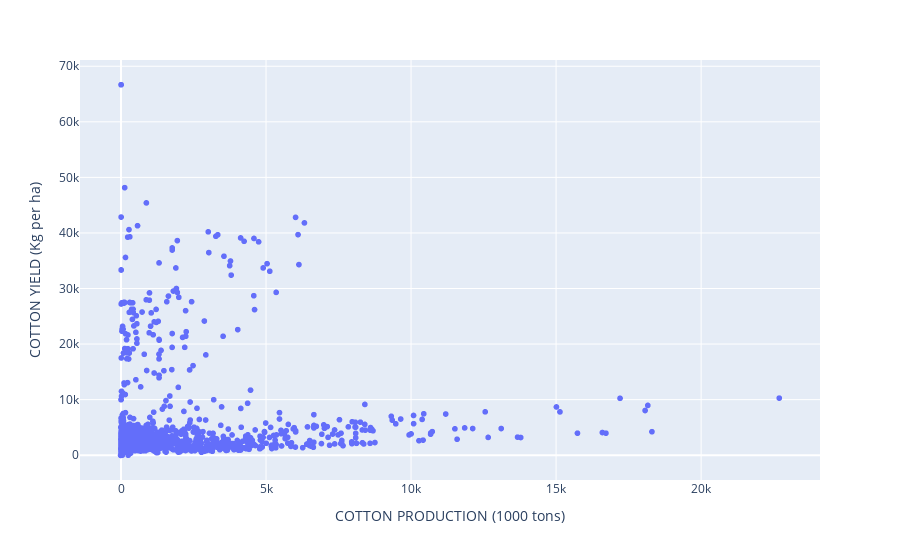

The code cell stored with this chart in its notebook:
### Code cell
fig = px.scatter(india_train, x="COTTON PRODUCTION (1000 tons)", y="COTTON YIELD (Kg per ha)")
fig.show()

### Figure 1 — Plotly figure (JSON) as saved in the notebook; plotly's stock layout.template omitted (floating-point values rounded to 4 significant figures; data arrays with more than 128 entries replaced by an {"elided": "..."} marker saying what was removed)
{"data": [{"hovertemplate": "COTTON PRODUCTION (1000 tons)=%{x}<br>COTTON YIELD (Kg per ha)=%{y}<extra></extra>", "legendgroup": "", "marker": {"color": "#636efa", "symbol": "circle"}, "mode": "markers", "name": "", "showlegend": false, "type": "scattergl", "x": {"elided": "4705 float values"}, "xaxis": "x", "y": {"elided": "4705 int values"}, "yaxis": "y"}], "layout": {"legend": {"tracegroupgap": 0}, "margin": {"t": 60}, "xaxis": {"anchor": "y", "domain": [0, 1], "title": {"text": "COTTON PRODUCTION (1000 tons)"}}, "yaxis": {"anchor": "x", "domain": [0, 1], "title": {"text": "COTTON YIELD (Kg per ha)"}}}}
